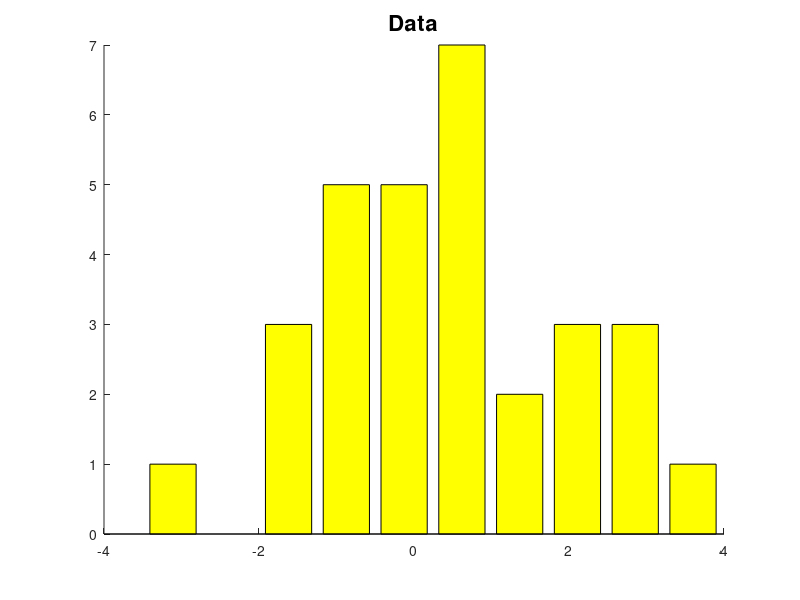
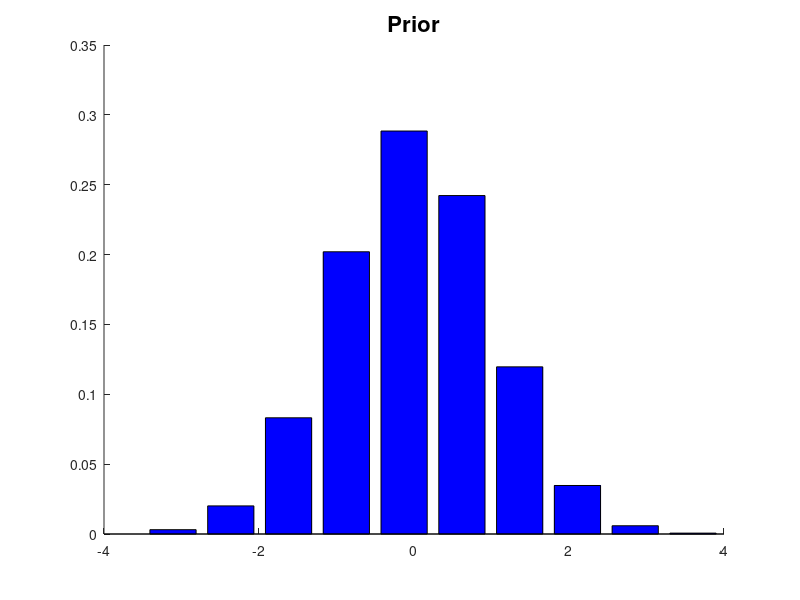
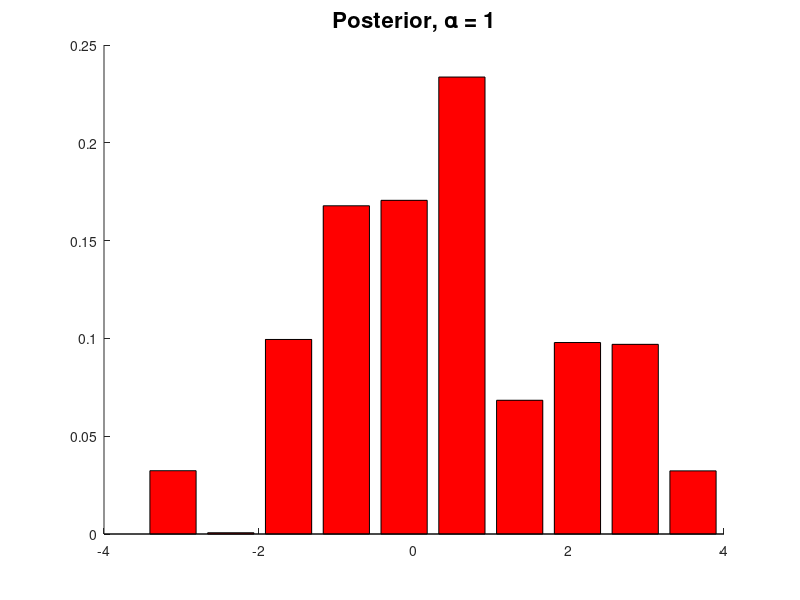
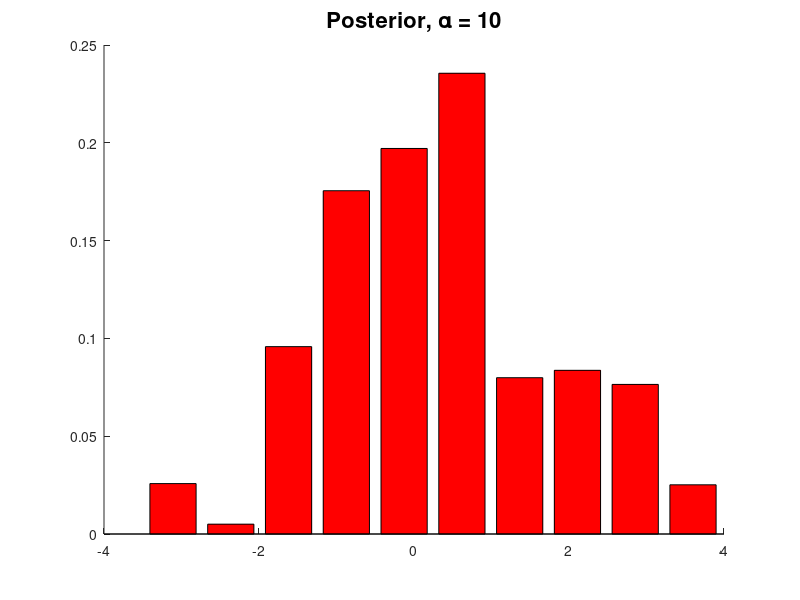

MATLAB code for these plots, in order:

data = [0.68872543  0.33967413 -0.06830467 -1.87898409 -0.29230842  2.53667828 0.03314814 -3.10966805  2.43197586  3.60005107 -1.19090274 -0.09658805 ...
    0.38108757  1.00879419 -1.62893681 -1.00333500  3.03621296 -0.66239101 -0.19230352 -0.91602101  0.56778737  0.49642100  2.85880069  1.81142523 ...
    2.26751000 -1.12437874  1.68187364  0.37786249  0.77942687 -1.60312300];

bin = linspace(min(data),max(data),10);

binWidth = diff(bin);
binWidth = binWidth(1);
lower = bin - binWidth/2; % lower endpoint of bins
upper = bin + binWidth/2; % upper endpoint of bins
upper(end) = max(data);

a = normcdf(upper);
b = diff(normcdf(upper));
pi0 = [a(1) b]; % Prior mean of pi
pi0(end) = pi0(end) +(1-sum(pi0)); % Adding the rightmost mass to the last bin

% Binning the data
n = [];
for i = 1:length(upper)
    n = [n sum(data>=lower(i) & data<=upper(i))];
end

figure
hold on
b1 = bar(bin,n);
set(b1,'facecolor','y')
title('Data','fontsize',16)
print DataNewBins -depsc2

figure
hold on
b2 = bar(bin,pi0);
set(b2,'facecolor','b')
title('Prior','fontsize',16)
print PriorNewBins -depsc2


% Posterior
alpha = 1; % Prior precision
a = alpha*pi0;
aPost = a + n;
postMean = aPost/sum(aPost);


figure
hold on
b3 = bar(bin,postMean);
set(b3,'facecolor','r')
title('Posterior, \alpha = 1','fontsize',16)
print PosteriorAlpha1NewBins -depsc2


% Posterior
alpha = 10; % Prior precision
a = alpha*pi0;
aPost = a + n;
postMean = aPost/sum(aPost);


figure
hold on
b3 = bar(bin,postMean);
set(b3,'facecolor','r')
title('Posterior, \alpha = 10','fontsize',16)
print PosteriorAlpha10NewBins -depsc2


% Posterior
alpha = 100; % Prior precision
a = alpha*pi0;
aPost = a + n;
postMean = aPost/sum(aPost);


figure
hold on
b3 = bar(bin,postMean);
set(b3,'facecolor','r')
title('Posterior, \alpha = 100','fontsize',16)
print PosteriorAlpha100NewBins -depsc2



% Posterior
alpha = 1000; % Prior precision
a = alpha*pi0;
aPost = a + n;
postMean = aPost/sum(aPost);


figure
hold on
b3 = bar(bin,postMean);
set(b3,'facecolor','r')
title('Posterior, \alpha = 1000','fontsize',16)
print PosteriorAlpha1000NewBins -depsc2